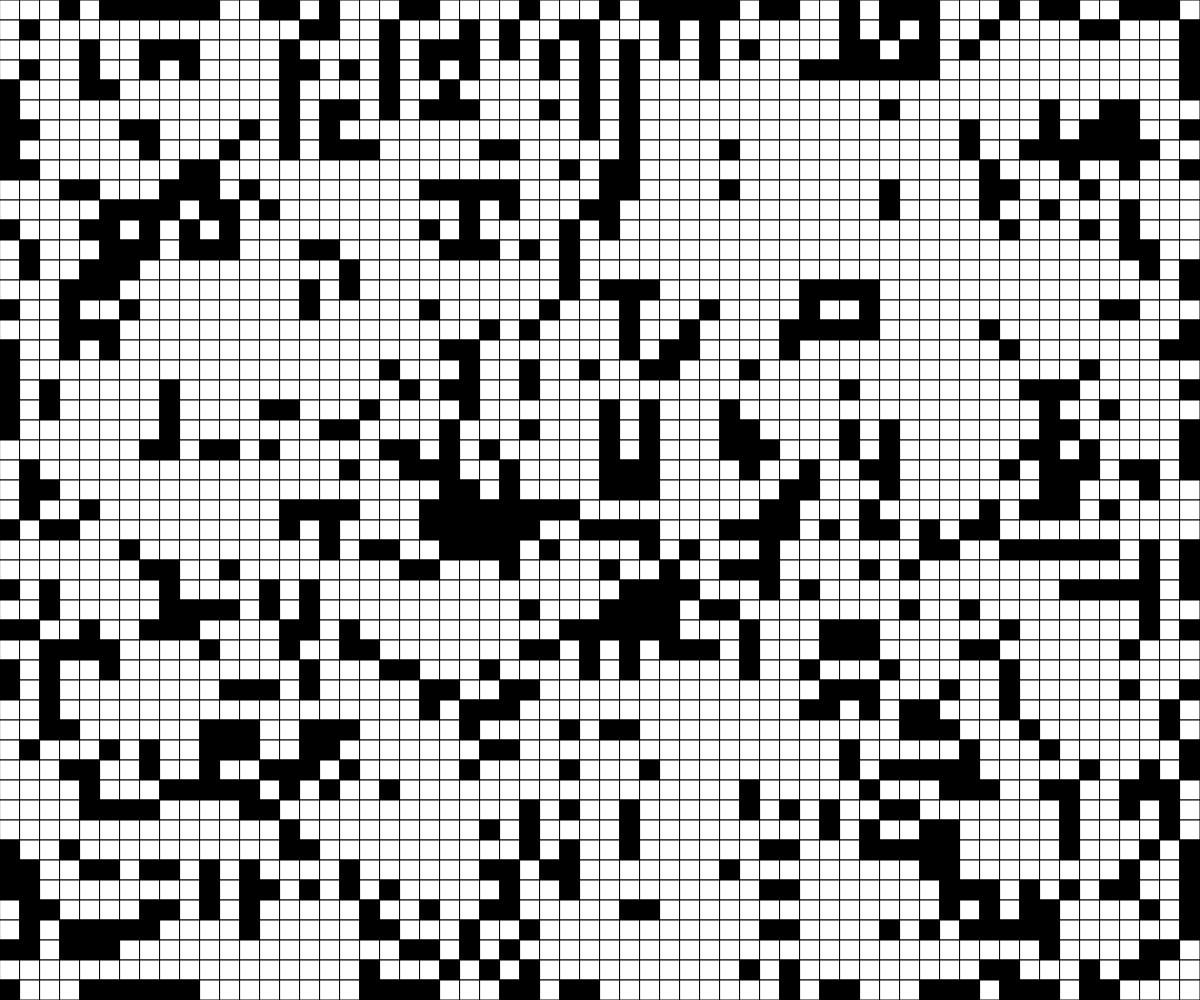
Frame 1 (no input)
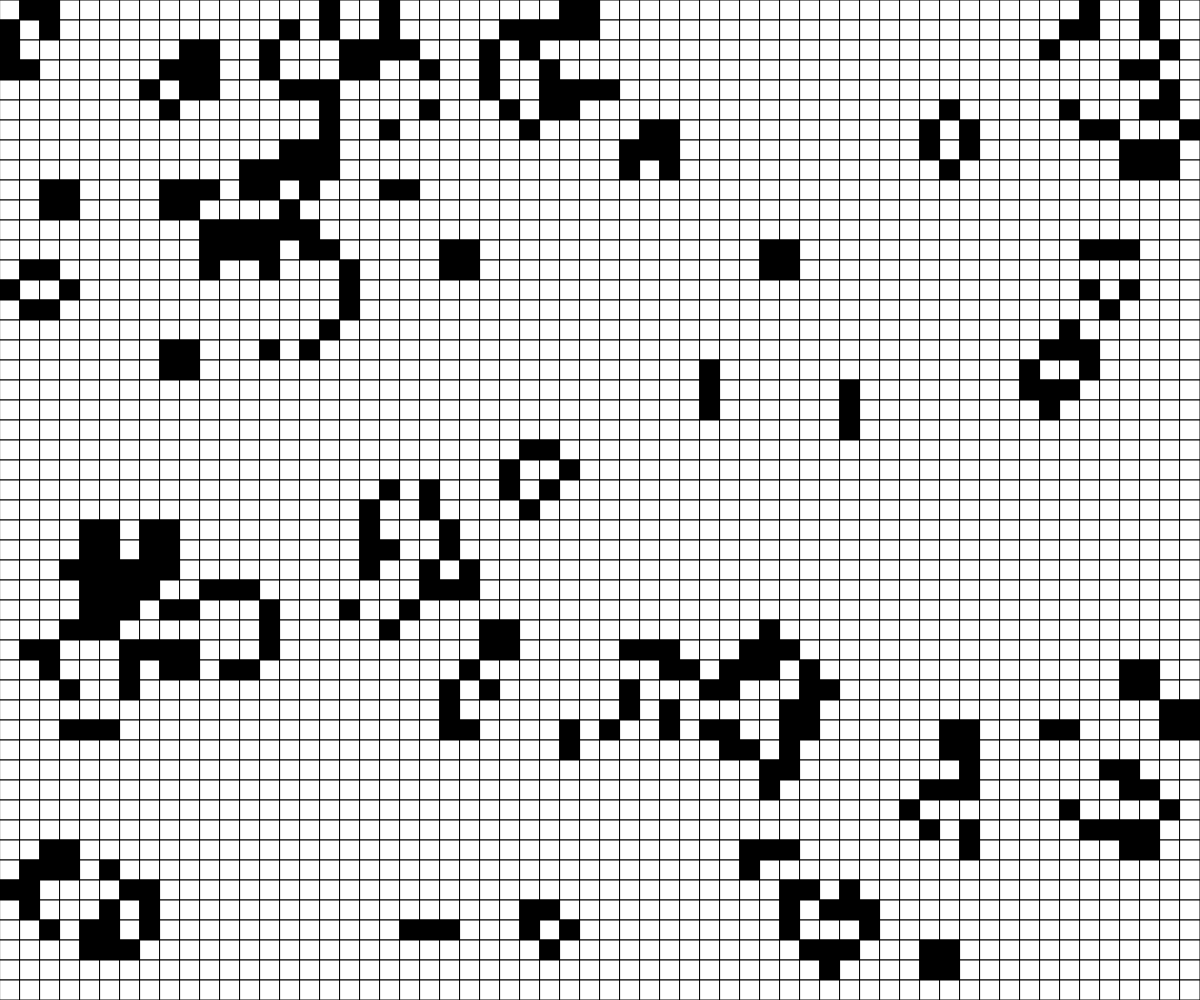
Frame 60 (no input)
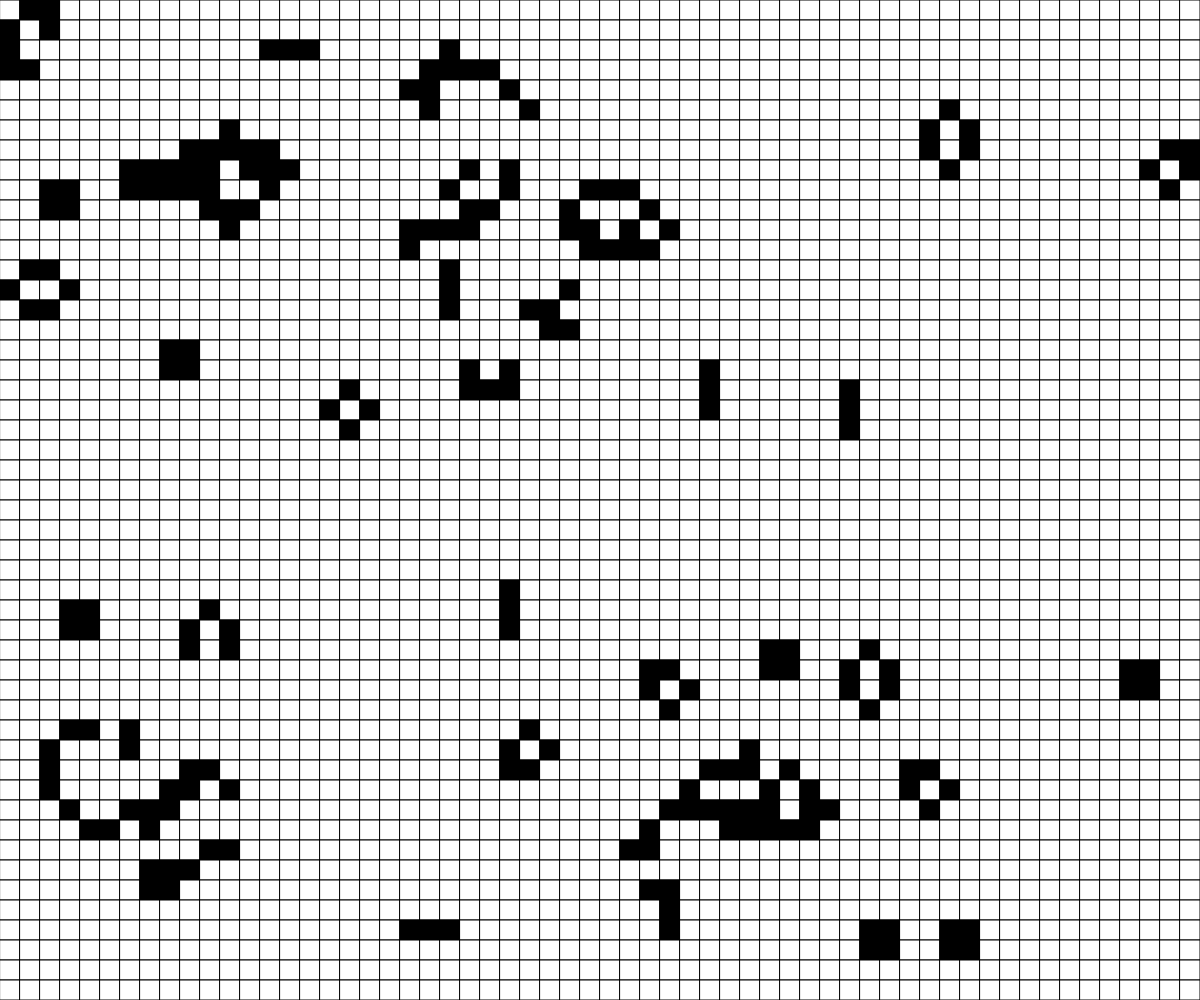
Frame 120 (the mouse pressed at the canvas centre since frame 60)

The p5.js sketch that drew these frames (run headless with seeded random() and noise() and a simulated clock; from frame 60 on, the mouse is pressed at the canvas centre):

// p5.js sketch
// ── sketch.js
// Game of Life

const CELL_SIZE = 20;
let grid;
let rows;
let cols;

function setup() {
  createCanvas(windowWidth, windowHeight);
  rows = Math.floor(height/CELL_SIZE);
  cols = Math.floor(width/CELL_SIZE);
  grid = generateRandomGrid(cols, rows);
}

function draw() {
  background(220);
  grid = updateGrid();
  displayGrid();
}

function mousePressed() {
  let x = Math.floor(mouseX/CELL_SIZE);
  let y = Math.floor(mouseY/CELL_SIZE);

  //self
  toggleCell(x, y);
}

function keyPressed() {
  if (key === "r") {
    grid = generateRandomGrid(cols, rows);
  }
  if (key === "e") {
    grid = generateEmptyGrid(cols, rows);
  }
}

function updateGrid() {
  let nextTurn = generateEmptyGrid(cols, rows);

  //look at every cell
  for (let y = 0; y < rows; y++) {
    for (let x = 0; x < cols; x++) {
      let neighbours = 0;

      for (let i = -1; i <= 1; i++) {
        for (let j = -1; j <= 1; j++) {
          //don't fall off edge of grid when counting neighbours
          if (x+j >= 0 && x+j < cols && y+i >= 0 && y+i < rows) {
            neighbours += grid[y+i][x+j];
          }
        }
      }

      //don't count self as neighbour
      neighbours -= grid[y][x];

      //apply the rules
      if (grid[y][x] === 1) {
        //currently alive
        if (neighbours === 2 || neighbours === 3) {
          nextTurn[y][x] = 1;
        }
        else {
          nextTurn[y][x] = 0;
        }
      }

      if (grid[y][x] === 0) {
        //currently dead
        if (neighbours === 3) {
          nextTurn[y][x] = 1;
        }
        else {
          nextTurn[y][x] = 0;
        }
      }
    }
  }
  return nextTurn;
}

function toggleCell(x, y) {
  //make sure the cell actually exists!
  if (x >= 0 && x < cols && y >= 0 && y < rows) {
    if (grid[y][x] === 1) {
      grid[y][x] = 0;
    }
    else if (grid[y][x] === 0) {
      grid[y][x] = 1;
    }
  }
}

function displayGrid() {
  for (let y = 0; y < rows; y++) {
    for (let x = 0; x < cols; x++) {
      if (grid[y][x] === 0) {
        fill("white");
      }
      if (grid[y][x] === 1) {
        fill("black");
      }
      square(x * CELL_SIZE, y * CELL_SIZE, CELL_SIZE);
    }
  }
}

function generateRandomGrid(cols, rows) {
  let newGrid = [];
  for (let y = 0; y < rows; y++) {
    newGrid.push([]);
    for (let x = 0; x < cols; x++) {
      if (random(100) < 50) {
        newGrid[y].push(1);
      }
      else {
        newGrid[y].push(0);
      }
    }
  }
  return newGrid;
}

function generateEmptyGrid(cols, rows) {
  let newGrid = [];
  for (let y = 0; y < rows; y++) {
    newGrid.push([]);
    for (let x = 0; x < cols; x++) {
      newGrid[y].push(0);
    }
  }
  return newGrid;
}
